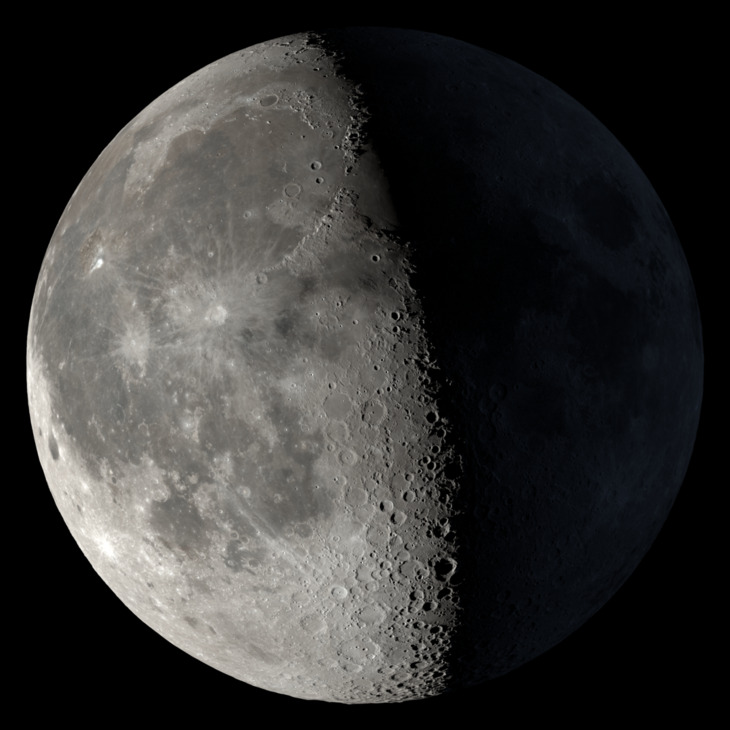
#> input picture datasetLune/moon.7297.png, 730 x 730 px; its folder holds only this picture in this run
$ python validation.py
#> lines starting #> are read from the running program, lines starting #| are printed output that depends on the picture; after the words box and inside, x2 and y2 are one past the last pixel; in counts of white or black regions, pixels touching at a corner belong together
### Signaux_3_Lune.py
import skimage as skim
from scipy import signal
from scipy import ndimage as ndi
import numpy as np
import matplotlib.pyplot as plt
from skimage.measure import label, regionprops


def selectionner_region_lunaire(
    masque: np.ndarray,
    image_gris: np.ndarray,
    min_aire: int = 80,
) -> np.ndarray:
    """Sélectionne la région la plus susceptible d'être le disque lunaire."""
    labels = label(masque)
    h_img, w_img = masque.shape
    aire_max_raisonnable = 0.15 * (h_img * w_img)
    luminosite_max = float(np.max(image_gris)) if np.max(image_gris) > 0 else 1.0

    meilleur_score = -1.0
    meilleur_masque = masque

    for reg in regionprops(labels, intensity_image=image_gris):
        if reg.area < min_aire or reg.area > aire_max_raisonnable:
            continue

        perimetre = reg.perimeter if reg.perimeter > 0 else 1.0
        circularite = (4.0 * np.pi * reg.area) / (perimetre ** 2)
        pic_relatif = reg.max_intensity / luminosite_max

        score = (circularite ** 1.5) * (1.0 - 0.6 * reg.eccentricity) * (pic_relatif ** 2)

        if score > meilleur_score:
            meilleur_score = score
            meilleur_masque = (labels == reg.label)

    return meilleur_masque


def analyser_lune(image_path, hemisphere="N", afficher=True):
    # 1. Lecture de l'image comme dans le labo
#> called with image_path = 'datasetLune/moon.7297.png', hemisphere = 'N', afficher = False
    I = plt.imread(image_path).astype(float)
    if I.ndim == 3:
        I = np.mean(I[:, :, :3], axis=2)
#> I: shape (730, 730) float64

    # 2. Filtrage passe-bas par matrice de convolution 2D (lissage du bruit/étoiles)
    h_LP = np.array([
        [1, 2, 1],
        [2, 4, 2],
        [1, 2, 1]
    ], dtype=float) / 16.0
    I_flou = signal.convolve2d(I, h_LP, mode='same')

    # 3. Détection des bords avec Sobel + segmentation robuste à la lumière cendrée
    I_sobel = skim.filters.sobel(I_flou)
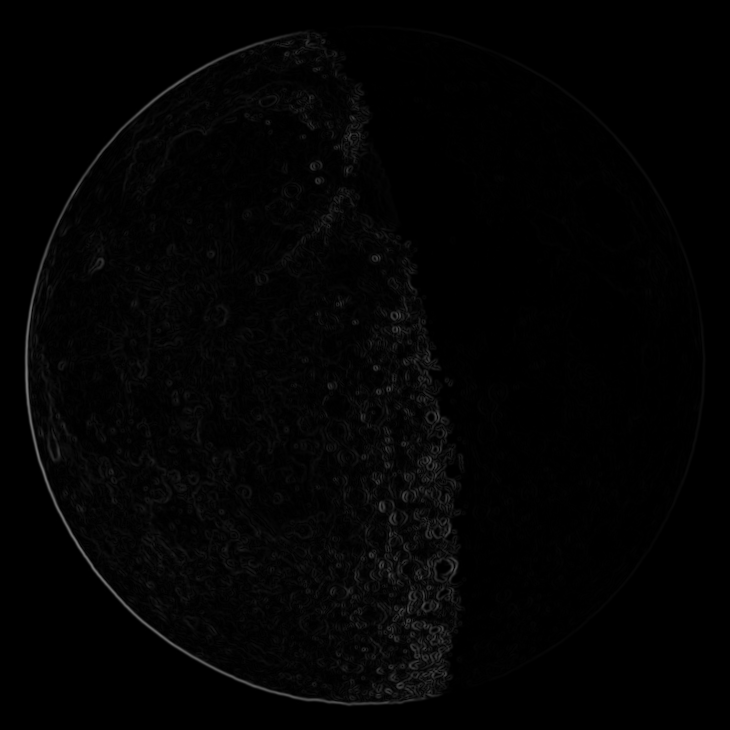
#> I_sobel: shape (730, 730) float64; min 0, max 0.477, mean 0.0136
    seuil_otsu = skim.filters.threshold_otsu(I_flou)
#> seuil_otsu = 0.267
    seuil = max(seuil_otsu, 0.35 * np.max(I_flou))
#> seuil = 0.349
    masque = I_flou > seuil
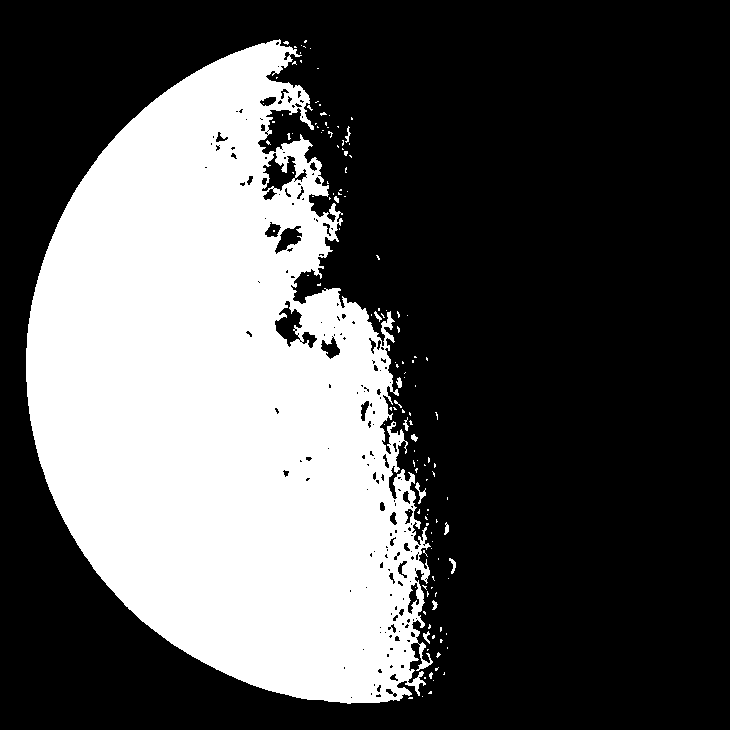
#> masque: shape (730, 730) bool; 33.1% white; 134 white regions (121 under 20 px), largest, box (x1, y1, x2, y2) and area: (26, 39, 433, 704) 175355, (415, 482, 426, 504) 80, (449, 558, 456, 574) 52
    masque = selectionner_region_lunaire(masque, I_flou)
#> in selectionner_region_lunaire, `labels = label(masque)`:
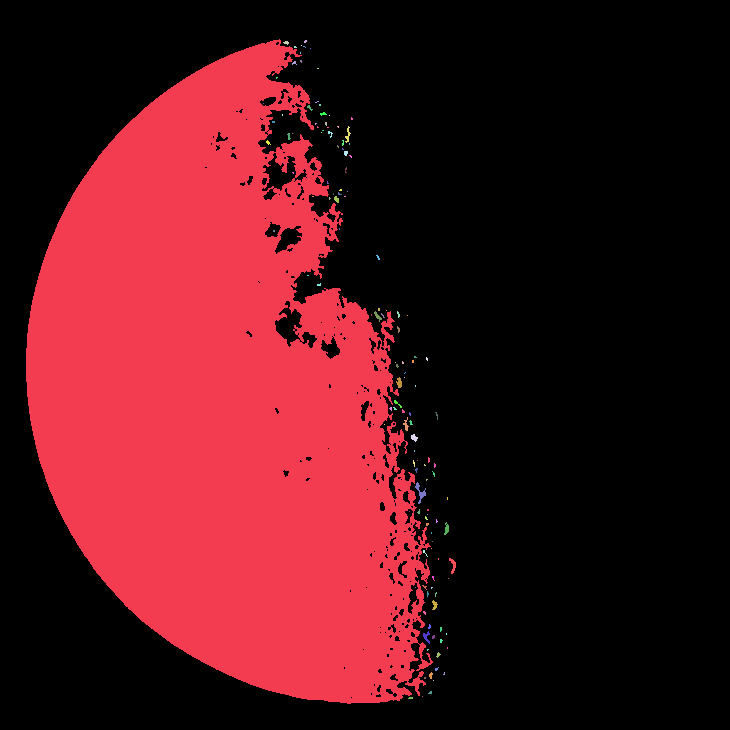
#> labels: shape (730, 730) int32; 135 distinct labels, from 0 to 134; one colour per label, 0 black
#> in selectionner_region_lunaire, `luminosite_max = float(np.max(image_gris)) if np.max(image_gris) > 0 e..`: luminosite_max = 0.997
#> the loop in selectionner_region_lunaire, `for reg in regionprops(labels, intensity_image=image_gris):` made 134 passes
#> (perimetre, circularite, pic_relatif, score, meilleur_score) on pass 93: (54.63, 0.337, 0.481, 0.021, 0.021)
#> after the loop in selectionner_region_lunaire, `for reg in regionprops(labels, intensity_image=image_gris):`:
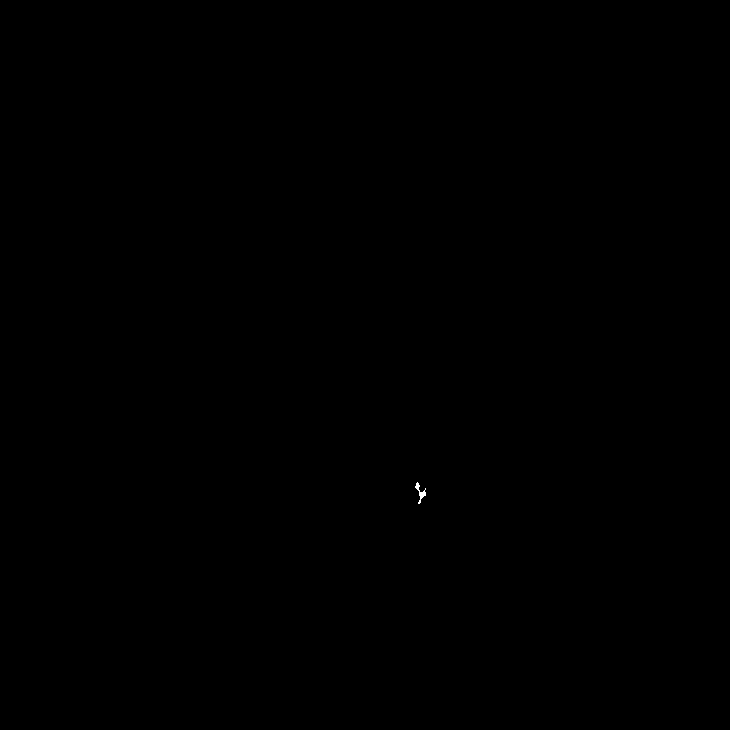
#> meilleur_masque: shape (730, 730) bool; 0.02% white; 1 white region, box (x1, y1, x2, y2) and area: (415, 482, 426, 504) 80
#> after the loop in selectionner_region_lunaire, `for reg in regionprops(labels, intensity_image=image_gris):`: meilleur_score = 0.021

    # Nettoyage morphologique + rebouchage des mers lunaires
    noyau = skim.morphology.disk(3)
    masque = skim.morphology.closing(masque, noyau)
#> masque: shape (730, 730) bool; 0.02% white; 1 white region, box (x1, y1, x2, y2) and area: (415, 482, 426, 504) 90
    masque = ndi.binary_fill_holes(masque)
    masque = skim.morphology.opening(masque, noyau)
#> masque: shape (730, 730) bool; every value is 0

    # 4. Extraction de la Lune (région sélectionnée)
    labels = skim.measure.label(masque)
#> labels: shape (730, 730) int32; every value is 0
    regions = skim.measure.regionprops(labels)
#> regions = []
    if not regions:
        if afficher:
            print("Aucune lune détectée.")
        return 0.0, "Nouvelle lune"

    lune = max(regions, key=lambda r: r.area)
    aire_illuminee = lune.area
    yb, xb = lune.centroid

    # 5. Calcul du cercle complet et du pourcentage illuminé k
    diametre = lune.feret_diameter_max
    rayon = diametre / 2.0
    aire_totale = np.pi * (rayon ** 2)
    k = min(aire_illuminee / aire_totale, 1.0)

    # Orientation (hémisphère Nord : lumière à droite = croissante)
    y_min, x_min, y_max, x_max = lune.bbox
    xc_bbox = (x_min + x_max) / 2.0
    est_croissante = (xb >= xc_bbox) if hemisphere == "N" else (xb < xc_bbox)

    # 6. Déduction du jour lunaire (cycle de 29.53 jours)
    theta = np.arccos(np.clip(1.0 - 2.0 * k, -1.0, 1.0))
    cycle = 29.53
    if est_croissante:
        jour_lunaire = (theta / np.pi) * (cycle / 2.0)
        xc_cercle = x_max - rayon
    else:
        jour_lunaire = cycle - (theta / np.pi) * (cycle / 2.0)
        xc_cercle = x_min + rayon
    yc_cercle = (y_min + y_max) / 2.0

    # Détermination de la phase
    if jour_lunaire < 1.5 or jour_lunaire > 28.0:
        phase = "Nouvelle lune"
    elif 1.5 <= jour_lunaire < 6.0:
        phase = "Premier croissant"
    elif 6.0 <= jour_lunaire <= 8.8:
        phase = "Premier quartier"
    elif 8.8 < jour_lunaire < 13.5:
        phase = "Gibbeuse croissante"
    elif 13.5 <= jour_lunaire <= 16.0:
        phase = "Pleine lune"
    elif 16.0 < jour_lunaire < 20.8:
        phase = "Gibbeuse décroissante"
    elif 20.8 <= jour_lunaire <= 23.5:
        phase = "Dernier quartier"
    else:
        phase = "Dernier croissant"

    # 7. Affichage uniquement si afficher=True
    if afficher:
        plt.figure(figsize=(10, 10))

        plt.subplot(2, 2, 1)
        plt.title('1. Image de base')
        plt.imshow(I, cmap='gray')

        plt.subplot(2, 2, 2)
        plt.title('2. Bords (Sobel)')
        plt.imshow(I_sobel, cmap='gray')

        plt.subplot(2, 2, 3)
        plt.title('3. Masque segmenté (Otsu)')
        plt.imshow(masque, cmap='gray')

        plt.subplot(2, 2, 4)
        plt.title(f'4. Jour {jour_lunaire:.1f} - {phase} ({k*100:.1f}%)')
        plt.imshow(I, cmap='gray')
        ax = plt.gca()
        ax.add_patch(
            plt.Circle(
                (xc_cercle, yc_cercle),
                rayon,
                color='cyan',
                fill=False,
                linewidth=2,
                linestyle='--',
            )
        )
        plt.scatter([xb], [yb], color='red', s=40)

        plt.tight_layout()
        plt.show()

    return round(float(jour_lunaire), 1), phase


# --- TEST FICHIER ---
# [3 lines that do not run on import are left out]

### validation.py
import os
import numpy as np
import matplotlib.pyplot as plt
from Signaux_3_Lune import analyser_lune

# Dans datasetLune, moon.7489.png correspond à la Nouvelle Lune (Jour 0)
FRAME_NOUVELLE_LUNE = 7489
CYCLE = 29.53

erreurs = []
jours_reels = []
jours_predits = []

for frame in range(7297, 8018, 24):
    chemin = f"datasetLune/moon.{frame}.png"
    if os.path.exists(chemin):
        # Vérité terrain (jour réel entre 0 et 29.53)
        jour_reel = ((frame - FRAME_NOUVELLE_LUNE) / 24.0) % CYCLE

        # Prédiction de ton script (sans ouvrir 31 fenêtres)
        resultat = analyser_lune(chemin, afficher=False)
        jour_predit = resultat[0] if isinstance(resultat, tuple) else resultat["jour_lunaire"]

        # Différence circulaire (gère le passage Jour 29.5 -> Jour 0)
        diff = abs(jour_predit - jour_reel)
        diff = min(diff, CYCLE - diff)

        erreurs.append(diff)
        jours_reels.append(jour_reel)
        jours_predits.append(jour_predit)

erreur_moyenne = np.mean(erreurs)
print(f"Erreur absolue moyenne sur {len(erreurs)} images : {erreur_moyenne:.2f} jours")

# Génération de la Figure 2 pour le poster
plt.figure(figsize=(8, 5))
plt.plot([0, 29.5], [0, 29.5], 'k--', label='Prédiction parfaite (y = x)')
plt.scatter(jours_reels, jours_predits, color='#D97706', s=60, zorder=5, label='Prédictions script')
plt.title(f"Validation sur cycle lunaire (Erreur moyenne : {erreur_moyenne:.2f} jours)")
plt.xlabel("Jour lunaire réel (vérité terrain)")
plt.ylabel("Jour lunaire prédit par l'algorithme")
plt.legend()
plt.grid(True, alpha=0.3)
plt.tight_layout()
plt.savefig("figure2_validation.png", dpi=300)
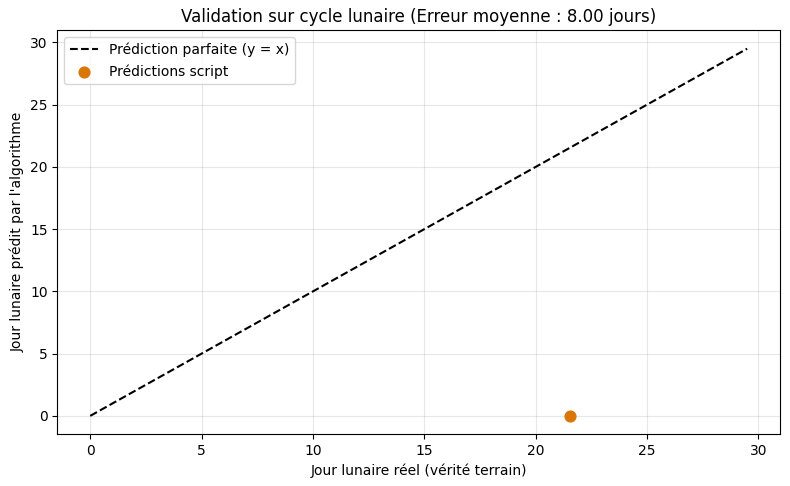
#> figure drawn by matplotlib, 1 panel
plt.show()
